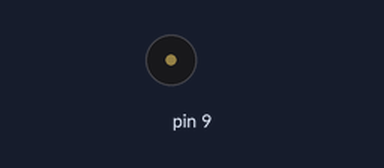
The sketch below on a simulated Arduino Uno, built with avr-gcc and run on an emulated ATmega328P. Shown: buzzer (waves = sounding). What the sketch prints to the serial monitor is not drawn. At 13.0 s the program stops and its outputs stay as they are.

Above: at 0.05 s.
Timing chart, 0 to 3.0 s (numbered marks = the images above):
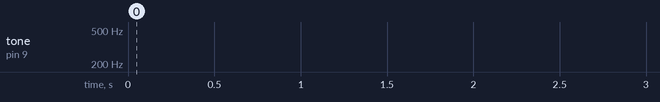

Measured:
- by itself, tone on pin 9: silent → 256 Hz at 10.0 s, → silent 0.50 s later, → 256 Hz 0.50 s later, → silent 0.50 s later, … (6 changes in this stretch)

The sketch:

sample7_3.ino
```cpp
void setup(){
  Serial.begin(9600);
  unsigned long TMS = 10;
  Serial.print(TMS);
  Serial.println( " SECONDS(sec)");
  TMS = TMS*1000;  // 밀리초로 바꿈
  static unsigned long tm= millis();
  int i=0;
  char pr[20];
  while(tm+TMS>millis()) {
    while(tm+TMS*i/10>millis());
    sprintf(pr," count: %2d/10 : %3d sec",i,TMS*i/10000);
    Serial.println(pr);
    i++;
  }
  pinMode(9,OUTPUT); // 버저 핀 연결(D9)
  while(1) {
    tone(9,256,500);
    delay(1000);
  }
}
void loop() {}
```
